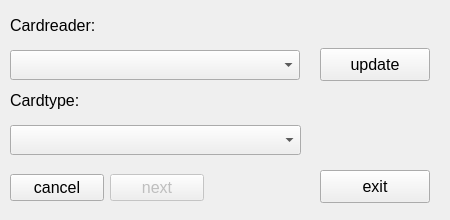
<?xml version="1.0" encoding="UTF-8"?>
<ui version="4.0">
 <class>Form</class>
 <widget class="QWidget" name="Form">
  <property name="geometry">
   <rect>
    <x>0</x>
    <y>0</y>
    <width>450</width>
    <height>220</height>
   </rect>
  </property>
  <property name="windowTitle">
   <string>SPMC</string>
  </property>
  <widget class="QPushButton" name="updateButton">
   <property name="geometry">
    <rect>
     <x>320</x>
     <y>48</y>
     <width>110</width>
     <height>33</height>
    </rect>
   </property>
   <property name="font">
    <font>
     <pointsize>12</pointsize>
    </font>
   </property>
   <property name="toolTip">
    <string>Update cardreaders list</string>
   </property>
   <property name="text">
    <string>update</string>
   </property>
   <property name="iconSize">
    <size>
     <width>22</width>
     <height>22</height>
    </size>
   </property>
   <property name="flat">
    <bool>false</bool>
   </property>
  </widget>
  <widget class="QComboBox" name="readersList">
   <property name="geometry">
    <rect>
     <x>10</x>
     <y>50</y>
     <width>290</width>
     <height>30</height>
    </rect>
   </property>
   <property name="font">
    <font>
     <pointsize>12</pointsize>
    </font>
   </property>
   <property name="statusTip">
    <string/>
   </property>
   <property name="currentText">
    <string/>
   </property>
   <property name="duplicatesEnabled">
    <bool>false</bool>
   </property>
  </widget>
  <widget class="QComboBox" name="cardTypesList">
   <property name="enabled">
    <bool>true</bool>
   </property>
   <property name="geometry">
    <rect>
     <x>10</x>
     <y>125</y>
     <width>291</width>
     <height>30</height>
    </rect>
   </property>
   <property name="font">
    <font>
     <pointsize>12</pointsize>
    </font>
   </property>
   <property name="statusTip">
    <string/>
   </property>
   <property name="currentText">
    <string/>
   </property>
   <property name="duplicatesEnabled">
    <bool>false</bool>
   </property>
  </widget>
  <widget class="QWidget" name="horizontalLayoutWidget">
   <property name="geometry">
    <rect>
     <x>10</x>
     <y>170</y>
     <width>194</width>
     <height>35</height>
    </rect>
   </property>
   <layout class="QHBoxLayout" name="horizontalLayout">
    <item>
     <widget class="QPushButton" name="cancelButton">
      <property name="font">
       <font>
        <pointsize>12</pointsize>
       </font>
      </property>
      <property name="text">
       <string>cancel</string>
      </property>
     </widget>
    </item>
    <item>
     <widget class="QPushButton" name="nextButton">
      <property name="enabled">
       <bool>false</bool>
      </property>
      <property name="font">
       <font>
        <pointsize>12</pointsize>
       </font>
      </property>
      <property name="text">
       <string>next</string>
      </property>
      <property name="autoDefault">
       <bool>false</bool>
      </property>
      <property name="default">
       <bool>false</bool>
      </property>
      <property name="flat">
       <bool>false</bool>
      </property>
     </widget>
    </item>
   </layout>
  </widget>
  <widget class="QPushButton" name="exitButton">
   <property name="geometry">
    <rect>
     <x>320</x>
     <y>170</y>
     <width>110</width>
     <height>33</height>
    </rect>
   </property>
   <property name="font">
    <font>
     <pointsize>12</pointsize>
    </font>
   </property>
   <property name="text">
    <string>exit</string>
   </property>
  </widget>
  <widget class="QLabel" name="label">
   <property name="geometry">
    <rect>
     <x>10</x>
     <y>10</y>
     <width>120</width>
     <height>30</height>
    </rect>
   </property>
   <property name="font">
    <font>
     <pointsize>12</pointsize>
    </font>
   </property>
   <property name="text">
    <string>Cardreader:</string>
   </property>
  </widget>
  <widget class="QLabel" name="label_2">
   <property name="geometry">
    <rect>
     <x>10</x>
     <y>85</y>
     <width>111</width>
     <height>31</height>
    </rect>
   </property>
   <property name="font">
    <font>
     <pointsize>12</pointsize>
    </font>
   </property>
   <property name="text">
    <string>Cardtype:</string>
   </property>
  </widget>
 </widget>
 <resources/>
 <connections>
  <connection>
   <sender>cancelButton</sender>
   <signal>pressed()</signal>
   <receiver>Form</receiver>
   <slot>cancelButtonPressed()</slot>
   <hints>
    <hint type="sourcelabel">
     <x>76</x>
     <y>150</y>
    </hint>
    <hint type="destinationlabel">
     <x>87</x>
     <y>100</y>
    </hint>
   </hints>
  </connection>
  <connection>
   <sender>nextButton</sender>
   <signal>pressed()</signal>
   <receiver>Form</receiver>
   <slot>nextButtonPressed()</slot>
   <hints>
    <hint type="sourcelabel">
     <x>172</x>
     <y>156</y>
    </hint>
    <hint type="destinationlabel">
     <x>173</x>
     <y>146</y>
    </hint>
   </hints>
  </connection>
  <connection>
   <sender>exitButton</sender>
   <signal>pressed()</signal>
   <receiver>Form</receiver>
   <slot>exitButtonPressed()</slot>
   <hints>
    <hint type="sourcelabel">
     <x>302</x>
     <y>154</y>
    </hint>
    <hint type="destinationlabel">
     <x>321</x>
     <y>107</y>
    </hint>
   </hints>
  </connection>
  <connection>
   <sender>updateButton</sender>
   <signal>pressed()</signal>
   <receiver>Form</receiver>
   <slot>updateButtonPressed()</slot>
   <hints>
    <hint type="sourcelabel">
     <x>307</x>
     <y>40</y>
    </hint>
    <hint type="destinationlabel">
     <x>306</x>
     <y>73</y>
    </hint>
   </hints>
  </connection>
  <connection>
   <sender>readersList</sender>
   <signal>currentIndexChanged(int)</signal>
   <receiver>Form</receiver>
   <slot>readersListIndexChanged(int)</slot>
   <hints>
    <hint type="sourcelabel">
     <x>135</x>
     <y>37</y>
    </hint>
    <hint type="destinationlabel">
     <x>152</x>
     <y>12</y>
    </hint>
   </hints>
  </connection>
  <connection>
   <sender>cardTypesList</sender>
   <signal>currentIndexChanged(int)</signal>
   <receiver>Form</receiver>
   <slot>cardTypesListIndexChanged(int)</slot>
   <hints>
    <hint type="sourcelabel">
     <x>36</x>
     <y>102</y>
    </hint>
    <hint type="destinationlabel">
     <x>22</x>
     <y>94</y>
    </hint>
   </hints>
  </connection>
 </connections>
 <slots>
  <slot>cancelButtonPressed()</slot>
  <slot>nextButtonPressed()</slot>
  <slot>exitButtonPressed()</slot>
  <slot>updateButtonPressed()</slot>
  <slot>readersListIndexChanged(int)</slot>
  <slot>cardTypesListIndexChanged(int)</slot>
 </slots>
</ui>
